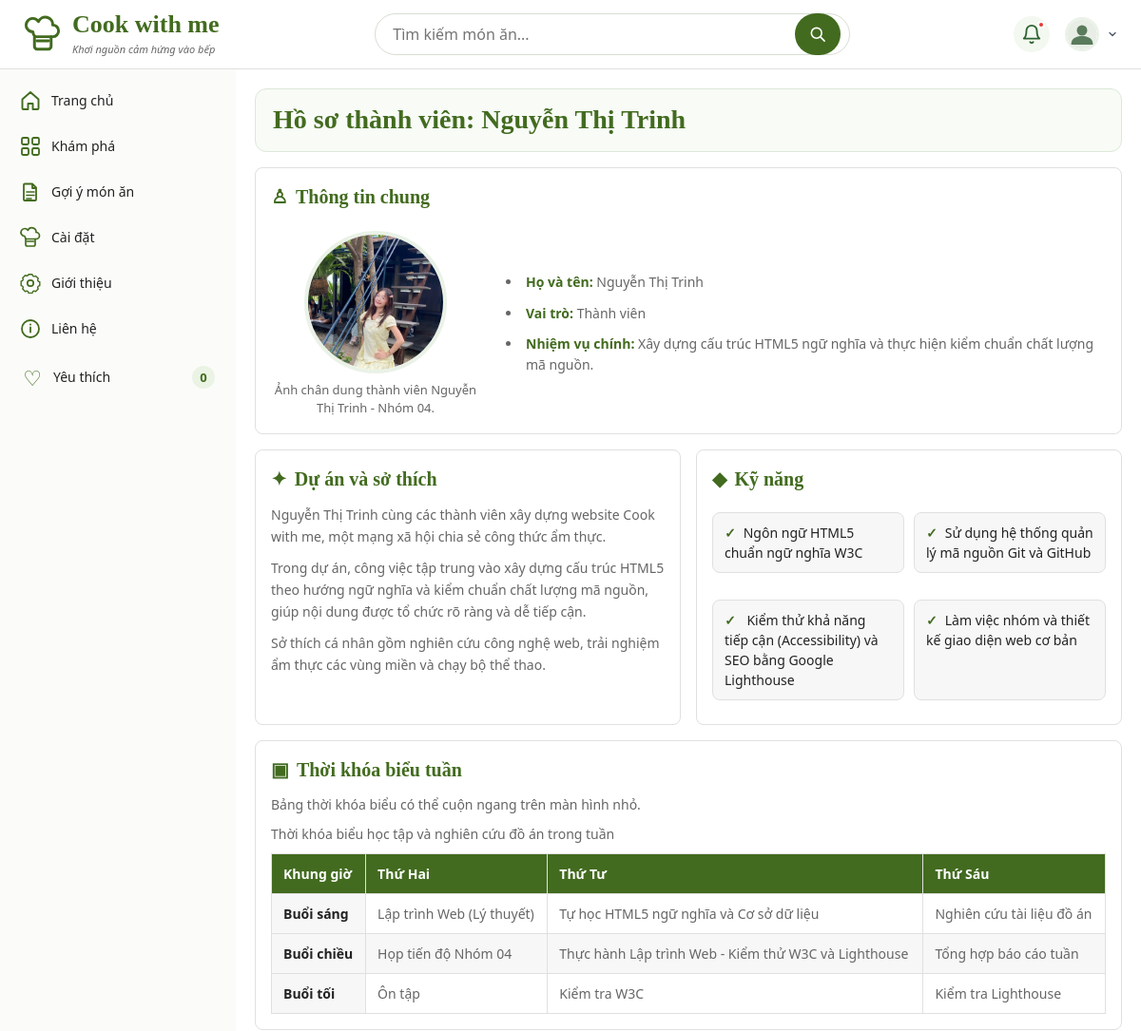
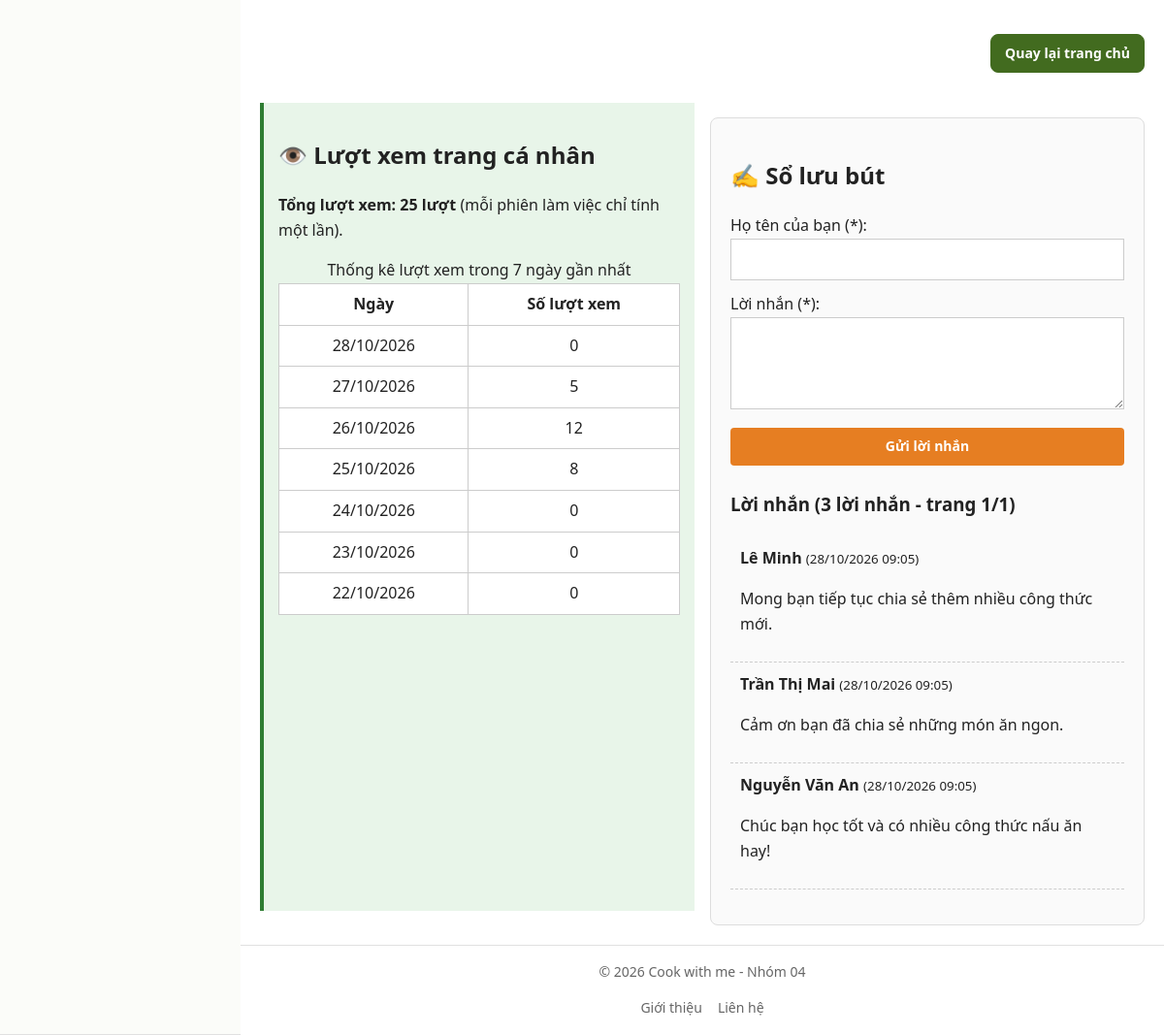
The page /thanhvien/3120224155_trinh/gioithieu.php (signed in) on the database its author committed (2 pictures, top to bottom).
### tables this page shows
CREATE TABLE tv_trinh_luot_xem (
    mssv CHAR(10) NOT NULL,
    ngay DATE NOT NULL,
    so_luot INT UNSIGNED NOT NULL DEFAULT 0,

    PRIMARY KEY (mssv, ngay),

    FOREIGN KEY (mssv)
        REFERENCES thanh_vien(mssv)
        ON DELETE CASCADE
);

CREATE TABLE tv_trinh_luu_but (
    id INT UNSIGNED AUTO_INCREMENT PRIMARY KEY,
    mssv CHAR(10) NOT NULL,
    ten_khach VARCHAR(50) NOT NULL,
    loi_nhan VARCHAR(500) NOT NULL,
    thoi_gian DATETIME NOT NULL
        DEFAULT CURRENT_TIMESTAMP,

    FOREIGN KEY (mssv)
        REFERENCES thanh_vien(mssv)
        ON DELETE CASCADE
);

### inc/db.php (called while the page is built)
<?php
function db(): PDO
{
    static $pdo = null;
    if ($pdo === null) {
       $dsn = 'mysql:host=127.0.0.1;port=3306;dbname=ltweb_nhom04;charset=utf8mb4';
        $pdo = new PDO(
            $dsn,
            'root',
            '',
            [
                PDO::ATTR_ERRMODE => PDO::ERRMODE_EXCEPTION,
                PDO::ATTR_DEFAULT_FETCH_MODE => PDO::FETCH_ASSOC,
                PDO::ATTR_EMULATE_PREPARES => false,
            ]
        );
    }
    return $pdo;
}

### inc/ham.php (called while the page is built, shortened)
<?php
if (!function_exists('e')) {
    function e(?string $chuoi): string
    {
        return htmlspecialchars($chuoi ?? '', ENT_QUOTES, 'UTF-8');
    }
}

### thanhvien/3120224155_trinh/gioithieu.php (the view, shortened to what this page needs)
<?php
require_once __DIR__ . '/../../inc/db.php';
$du = ['ten' => '', 'loinhan' => ''];
$soMoiTrang = 5;
$st = db()->prepare(
    'SELECT COUNT(*)
     FROM tv_trinh_luu_but
     WHERE mssv = ?'
);
$st->execute([MSSV_TRINH]);
$tongLoiNhan = (int) $st->fetchColumn();
$soTrang = max(
    1,
    (int) ceil($tongLoiNhan / $soMoiTrang)
);
$trangYeuCau = filter_var(
    $_GET['trang'] ?? 1,
    FILTER_VALIDATE_INT,
    ['options' => ['min_range' => 1]]
) ?: 1;
$hienTai = min($trangYeuCau, $soTrang);
$st = db()->prepare(
    'SELECT id, ten_khach, loi_nhan, thoi_gian
     FROM tv_trinh_luu_but
     WHERE mssv = ?
     ORDER BY thoi_gian DESC, id DESC
     LIMIT ? OFFSET ?'
);
$st->bindValue(1, MSSV_TRINH, PDO::PARAM_STR);
$st->bindValue(2, $soMoiTrang, PDO::PARAM_INT);
$st->bindValue(
    3,
    ($hienTai - 1) * $soMoiTrang,
    PDO::PARAM_INT
);
$st->execute();
$danhSachLuuBut = $st->fetchAll();
$stTongLuot = db()->prepare(
    'SELECT COALESCE(SUM(so_luot), 0)
     FROM tv_trinh_luot_xem
     WHERE mssv = ?'
);
$stTongLuot->execute([MSSV_TRINH]);
$luotXem = (int) $stTongLuot->fetchColumn();
$stBayNgay = db()->prepare(
    'SELECT ngay, so_luot
     FROM tv_trinh_luot_xem
     WHERE mssv = ?
       AND ngay BETWEEN
           DATE_SUB(CURDATE(), INTERVAL 6 DAY)
           AND CURDATE()
     ORDER BY ngay DESC'
);
$stBayNgay->execute([MSSV_TRINH]);
$luotTheoNgay = [];
foreach ($stBayNgay->fetchAll() as $dong) {
    $luotTheoNgay[$dong['ngay']] = (int) $dong['so_luot'];
}
$ngayHomNay = new DateTimeImmutable(
    (string) db()->query('SELECT CURDATE()')->fetchColumn()
);
$thongKeBayNgay = [];
for ($i = 0; $i < 7; $i++) {
    $ngay = $ngayHomNay
        ->modify("-$i days")
        ->format('Y-m-d');
    $thongKeBayNgay[] = [
        'ngay' => $ngay,
        'so_luot' => $luotTheoNgay[$ngay] ?? 0
    ];
}
$goc = '../../';
require __DIR__ . '/../../inc/header.php';
?>
<link rel="stylesheet" href="trang-ca-nhan.css">
<main class="ho-so-trang">
    <h1 class="tieu-de-ho-so">
        Hồ sơ thành viên: Nguyễn Thị Trinh
    </h1>
    <section
        aria-labelledby="tieu-de-luot-xem"
        style="
            margin:15px 0;
            padding:15px;
            background:#e8f5e9;
            border-left:4px solid #2e7d32;
        "
    >
        <h2 id="tieu-de-luot-xem">
            👁️ Lượt xem trang cá nhân
        </h2>
        <p>
            <strong>
                Tổng lượt xem:
                <?= e((string) $luotXem) ?> lượt
            </strong>
            (mỗi phiên làm việc chỉ tính một lần).
        </p>
        <table style="
            width:100%;
            border-collapse:collapse;
            background:#fff;
        ">
            <caption>
                Thống kê lượt xem trong 7 ngày gần nhất
            </caption>
            <thead>
                <tr>
                    <th
                        scope="col"
                        style="padding:8px; border:1px solid #ccc;"
                    >
                        Ngày
                    </th>
                    <th
                        scope="col"
                        style="padding:8px; border:1px solid #ccc;"
                    >
                        Số lượt xem
                    </th>
                </tr>
            </thead>
            <tbody>
                <?php foreach ($thongKeBayNgay as $dong): ?>
                    <tr>
                        <td style="
                            padding:8px;
                            border:1px solid #ccc;
                            text-align:center;
                        ">
                            <?= e(date(
                                'd/m/Y',
                                strtotime($dong['ngay'])
                            )) ?>
                        </td>
                        <td style="
                            padding:8px;
                            border:1px solid #ccc;
                            text-align:center;
                        ">
                            <?= e((string) $dong['so_luot']) ?>
                        </td>
                    </tr>
                <?php endforeach; ?>
            </tbody>
        </table>
    </section>
    <section class="thong-tin-chung">
        <h2>Thông tin chung</h2>
        <figure class="anh-chan-dung-thanh-vien">
            <img
                src="<?= e($goc) ?>images/avatar-trinh.jpg"
                alt="Ảnh chân dung thành viên Nguyễn Thị Trinh"
                width="200"
                height="200"
            >
            <figcaption>
                Ảnh chân dung thành viên Nguyễn Thị Trinh - Nhóm 04.
            </figcaption>
        </figure>
        <ul class="thong-tin-ca-nhan">
            <li>
                <strong>Họ và tên:</strong>
                Nguyễn Thị Trinh
            </li>
            <li>
                <strong>Vai trò:</strong>
                Thành viên
            </li>
            <li>
                <strong>Nhiệm vụ chính:</strong>
                Xây dựng cấu trúc HTML5 ngữ nghĩa và
                thực hiện kiểm chuẩn chất lượng mã nguồn.
            </li>
        </ul>
    </section>
    <article class="du-an-so-thich">
        <h2>Dự án và sở thích</h2>
        <p>
            Nguyễn Thị Trinh cùng các thành viên xây dựng
            website Cook with me, một mạng xã hội chia sẻ
            công thức ẩm thực.
        </p>
        <p>
            Trong dự án, công việc tập trung vào xây dựng
            cấu trúc HTML5 theo hướng ngữ nghĩa và kiểm
            chuẩn chất lượng mã nguồn, giúp nội dung được
            tổ chức rõ ràng và dễ tiếp cận.
        </p>
        <p>
            Sở thích cá nhân gồm nghiên cứu công nghệ web,
            trải nghiệm ẩm thực các vùng miền và chạy bộ
            thể thao.
        </p>
    </article>
    <section class="ky-nang">
        <h2>Kỹ năng</h2>
        <ul class="danh-sach-ky-nang">
            <li>Ngôn ngữ HTML5 chuẩn ngữ nghĩa W3C</li>
            <li>Sử dụng hệ thống quản lý mã nguồn Git và GitHub</li>
            <li>
                Kiểm thử khả năng tiếp cận (Accessibility)
                và SEO bằng Google Lighthouse
            </li>
            <li>Làm việc nhóm và thiết kế giao diện web cơ bản</li>
        </ul>
    </section>
    <section class="thoi-khoa-bieu">
        <h2>Thời khóa biểu tuần</h2>
        <p>
            Bảng thời khóa biểu có thể cuộn ngang trên
            màn hình nhỏ.
        </p>
        <div class="khung-bang">
            <table>
                <caption>
                    Thời khóa biểu học tập và nghiên cứu
                    đồ án trong tuần
                </caption>
                <thead>
                    <tr>
                        <th scope="col">Khung giờ</th>
                        <th scope="col">Thứ Hai</th>
                        <th scope="col">Thứ Tư</th>
                        <th scope="col">Thứ Sáu</th>
                    </tr>
                </thead>
                <tbody>
                    <tr>
                        <th scope="row">Buổi sáng</th>
                        <td>Lập trình Web (Lý thuyết)</td>
                        <td>
                            Tự học HTML5 ngữ nghĩa
                            và Cơ sở dữ liệu
                        </td>
                        <td>Nghiên cứu tài liệu đồ án</td>
                    </tr>
                    <tr>
                        <th scope="row">Buổi chiều</th>
                        <td>Họp tiến độ Nhóm 04</td>
                        <td>
                            Thực hành Lập trình Web -
                            Kiểm thử W3C và Lighthouse
                        </td>
                        <td>Tổng hợp báo cáo tuần</td>
                    </tr>
                    <tr>
                        <th scope="row">Buổi tối</th>
                        <td>Ôn tập</td>
                        <td>Kiểm tra W3C</td>
                        <td>Kiểm tra Lighthouse</td>
                    </tr>
                </tbody>
            </table>
        </div>
    </section>
    <section
        id="so-luu-but"
        class="so-luu-but"
        style="
            margin-top:30px;
            padding:20px;
            border:1px solid #ddd;
            border-radius:8px;
            background:#fafafa;
        "
    >
        <h2>✍️ Sổ lưu bút</h2>
        <form
            method="post"
            action="gioithieu.php#so-luu-but"
            style="
                display:flex;
                flex-direction:column;
                gap:12px;
                margin-bottom:25px;
            "
        >
            <div>
                <label for="ten">Họ tên của bạn (*):</label>
                <input
                    type="text"
                    id="ten"
                    name="ten"
                    maxlength="50"
                    value="<?= e($du['ten']) ?>"
                    style="
                        width:100%;
                        padding:8px;
                        border:1px solid #ccc;
                    "
                >
            </div>
            <div>
                <label for="loinhan">Lời nhắn (*):</label>
                <textarea
                    id="loinhan"
                    name="loinhan"
                    rows="3"
                    maxlength="500"
                    style="
                        width:100%;
                        padding:8px;
                        border:1px solid #ccc;
                    "
                ><?= e($du['loinhan']) ?></textarea>
            </div>
            <button
                type="submit"
                class="nut"
                style="
                    padding:8px 18px;
                    background:#e67e22;
                    color:white;
                    border:0;
                    border-radius:4px;
                    cursor:pointer;
                "
            >
                Gửi lời nhắn
            </button>
        </form>
        <h3>
            Lời nhắn
            (<?= $tongLoiNhan ?> lời nhắn -
            trang <?= $hienTai ?>/<?= $soTrang ?>)
        </h3>
        <?php if (!$danhSachLuuBut): ?>
            <p>Chưa có lời nhắn nào.</p>
        <?php else: ?>
            <ul style="list-style:none; padding-left:0;">
                <?php foreach ($danhSachLuuBut as $lb): ?>
                    <li style="
                        padding:10px;
                        border-bottom:1px dashed #ccc;
                    ">
                        <strong>
                            <?= e($lb['ten_khach']) ?>
                        </strong>
                        <small>
                            (<?= e(date(
                                'd/m/Y H:i',
                                strtotime($lb['thoi_gian'])
                            )) ?>)
                        </small>
                        <p>
                            <?= e($lb['loi_nhan']) ?>
                        </p>
                    </li>
                <?php endforeach; ?>
            </ul>
        <?php endif; ?>
    </section>
    <p class="quay-lai" style="margin-top:20px;">
        <a href="<?= e($goc) ?>index.php">
            Quay lại trang chủ
        </a>
    </p>
</main>
<?php
require __DIR__ . '/../../inc/footer.php';
?>

### css/01-bien.css (style rules this page uses)
:root { --mau-chinh: #426B1F; --mau-nhan: #C43D47; --mau-chu: #222222; --mau-chu-phu: #666666; --mau-nen: #FFFFFF; --mau-nen-phu: #F7F7F7; --mau-vien: #E0E0E0; --bo-goc: 8px; --khoang-cach: 16px; --co-chu-co-ban: 16px; --co-chu-nho: 14px; --co-chu-tieu-de: 28px; --do-rong-toi-da: 1200px; }

### css/02-chuan-hoa.css (style rules this page uses)
*, *::before, *::after { box-sizing: border-box; }
html { scroll-behavior: smooth; }
body { margin: 0; font-family: system-ui, "Segoe UI", Arial, sans-serif; font-size: var(--co-chu-co-ban); line-height: 1.6; color: var(--mau-chu); background-color: var(--mau-nen); }
img { max-width: 100%; height: auto; display: block; }
a { color: inherit; text-decoration: none; }
button, input, textarea, select { font: inherit; }

### css/03-bo-cuc.css (style rules this page uses)
.trang { width: 100%; max-width: 1440px; margin: 0 auto; display: grid; grid-template-columns: 1fr; grid-template-areas: "dau" "menu" "chinh" "chan"; }
.trang > main { grid-area: chinh; min-width: 0; }
.ho-so-trang { min-width: 0; padding: 12px 0; display: grid; grid-template-columns: 1fr; grid-template-areas: "tieu-de" "thong-tin" "du-an" "ky-nang" "thoi-khoa-bieu" "quay-lai"; gap: 14px; }
.ho-so-trang > .tieu-de-ho-so { grid-area: tieu-de; }
.ho-so-trang > .thong-tin-chung { grid-area: thong-tin; }
.ho-so-trang > .du-an-so-thich { grid-area: du-an; }
.ho-so-trang > .ky-nang { grid-area: ky-nang; }
.ho-so-trang > .thoi-khoa-bieu { grid-area: thoi-khoa-bieu; min-width: 0; overflow-x: auto; }
.ho-so-trang > .quay-lai { grid-area: quay-lai; }
.thong-tin-chung { display: grid; grid-template-columns: 1fr; gap: 10px; min-width: 0; }
.thong-tin-chung > h2 { grid-column: 1; }
.thong-tin-ca-nhan { min-width: 0; margin: 0; padding-left: 20px; }
html, body { width: 100%; max-width: 100%; overflow-x: hidden; margin: 0; padding: 0; }
*, *::before, *::after { box-sizing: border-box; }

### css/05-tien-ich.css (style rules this page uses)
*, *::before, *::after { box-sizing: border-box; }
html, body { width: 100%; max-width: 100%; overflow-x: hidden; margin: 0; padding: 0; position: relative; }
@media (min-width: 768px) { .tieu-de-ho-so { padding: 14px 18px; font-size: 26px; } }
@media (min-width: 768px) { .thong-tin-chung, .du-an-so-thich, .ky-nang, .thoi-khoa-bieu { padding: 18px; } }
@media (min-width: 768px) { .thong-tin-chung > h2, .du-an-so-thich > h2, .ky-nang > h2, .thoi-khoa-bieu > h2 { font-size: 20px; } }
@media (min-width: 768px) { .quay-lai { text-align: right; } }
@media (min-width: 992px) { .trang { max-width: 1440px; margin: 0 auto; display: grid; grid-template-columns: 248px minmax(0, 1fr); grid-template-areas: "dau dau" "menu chinh" "menu chan"; } }
@media (min-width: 992px) { .trang > main { grid-area: chinh; min-width: 0; } }
@media (min-width: 768px) { .ho-so-trang { padding: 16px; grid-template-columns: minmax(0, 1fr) minmax(0, 1fr); grid-template-areas: "tieu-de tieu-de" "thong-tin thong-tin" "du-an ky-nang" "thoi-khoa-bieu thoi-khoa-bieu" "quay-lai quay-lai"; gap: 16px; } }
@media (min-width: 768px) { .thong-tin-chung { grid-template-rows: auto 1fr; gap: 10px 20px; } }
@media (min-width: 768px) { .thong-tin-chung > h2 { grid-column: 1 / -1; } }
@media (min-width: 992px) { .ho-so-trang { padding: 20px; } }

### rows shown on the page
tv_trinh_luot_xem: ngay "27/10/2026", so_luot "5"
tv_trinh_luot_xem: ngay "26/10/2026", so_luot "12"
tv_trinh_luot_xem: ngay "25/10/2026", so_luot "8"
tv_trinh_luu_but: ten_khach "Lê Minh", thoi_gian "28/10/2026 09:05", loi_nhan "Mong bạn tiếp tục chia sẻ thêm nhiều công thức mới."
tv_trinh_luu_but: ten_khach "Trần Thị Mai", thoi_gian "28/10/2026 09:05", loi_nhan "Cảm ơn bạn đã chia sẻ những món ăn ngon."
tv_trinh_luu_but: ten_khach "Nguyễn Văn An", thoi_gian "28/10/2026 09:05", loi_nhan "Chúc bạn học tốt và có nhiều công thức nấu ăn hay!"

### other values the page prints
$nhan "Trang chủ"
$nhan "Khám phá"
$nhan "Gợi ý món ăn"
$nhan "Cài đặt"
$nhan "Giới thiệu"
$nhan "Liên hệ"
$soYeuThich "0"
$luotXem "25"
$dong['so_luot'] "0"
$tongLoiNhan "3"
$hienTai "1"
$soTrang "1"
